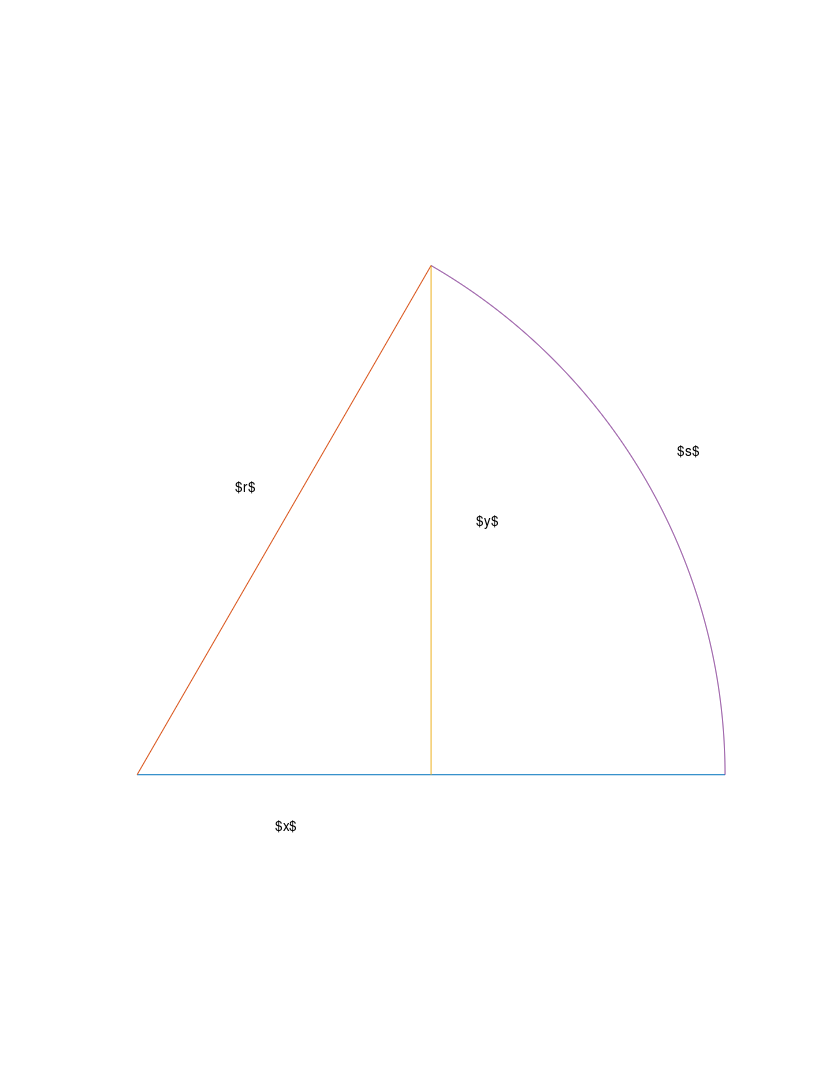
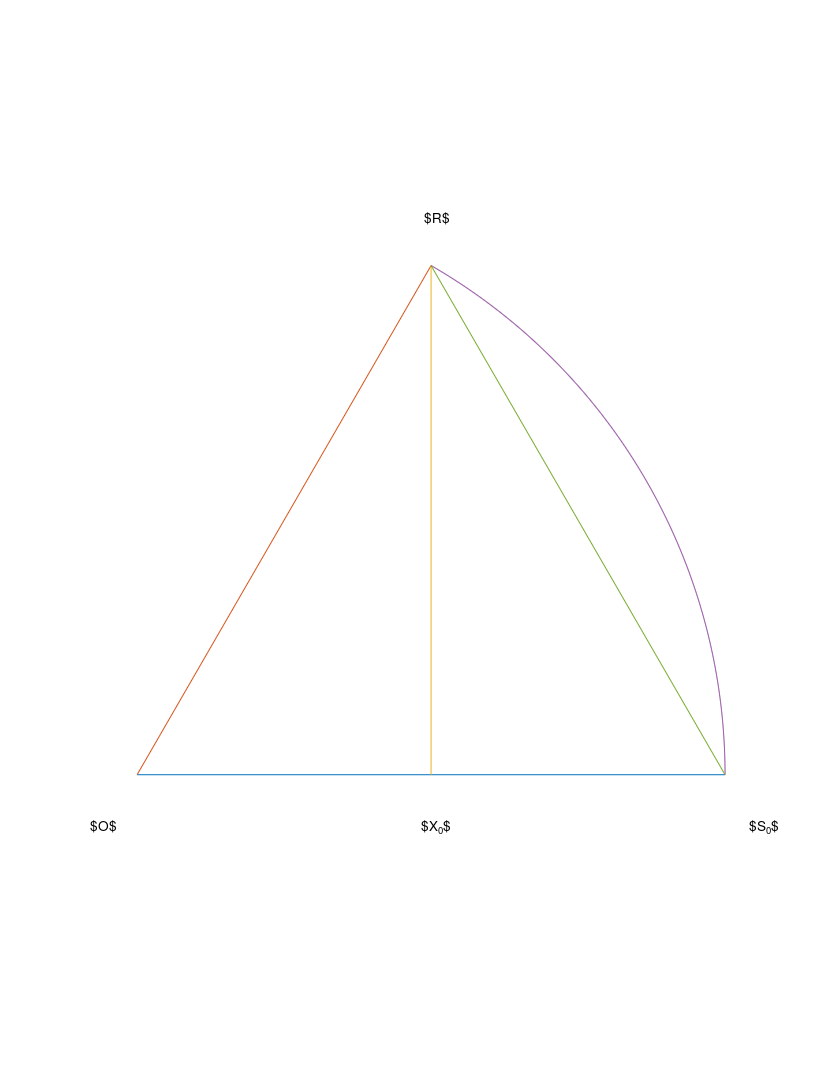
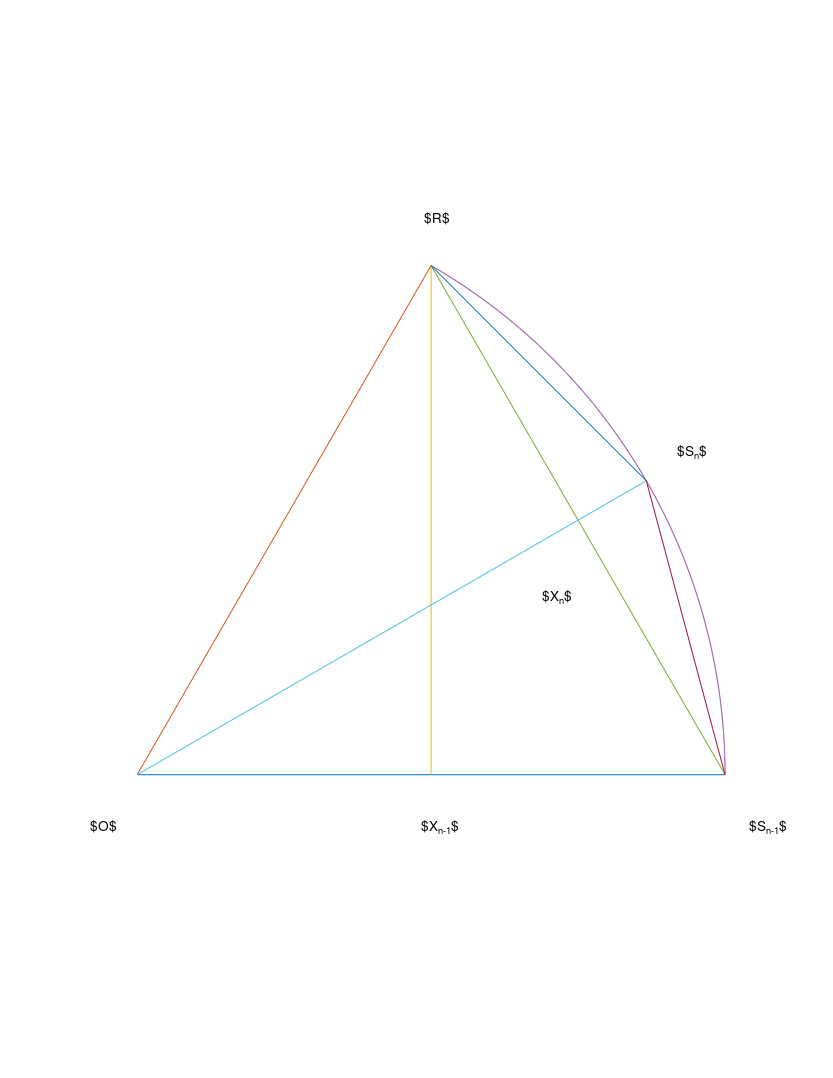
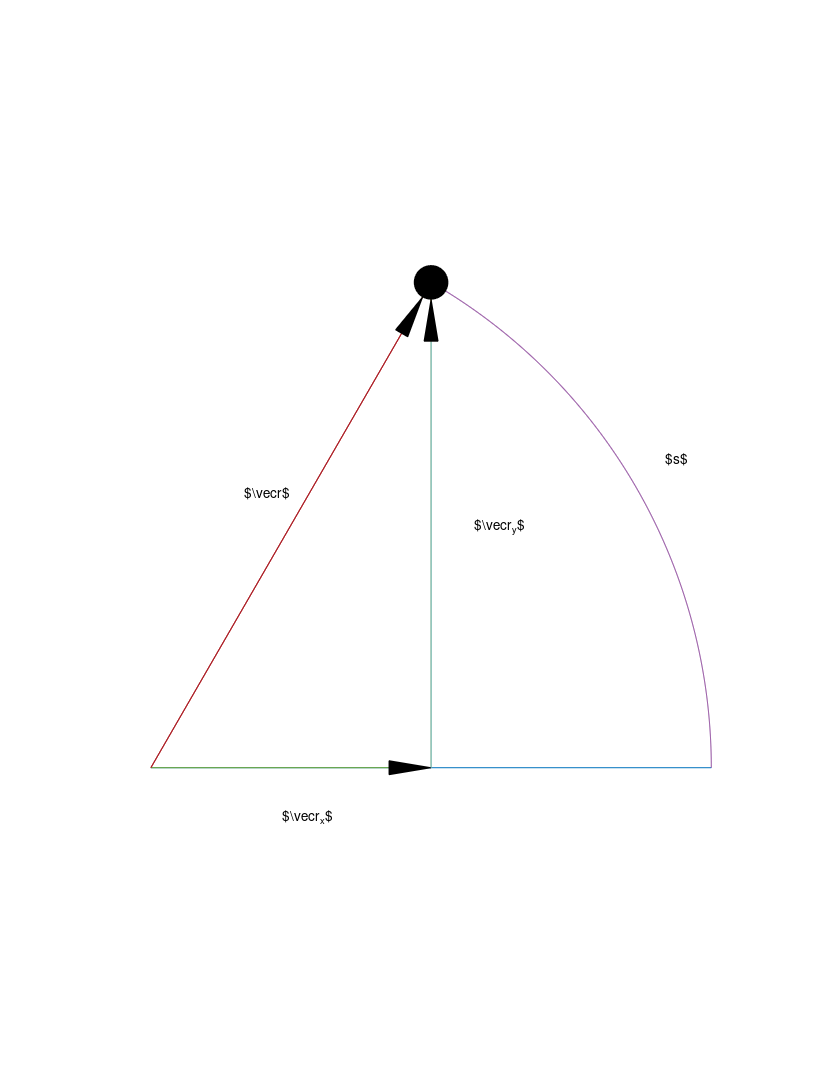

Here is the MATLAB script that generated these plots, in order:
% Copyright © 2026 Fredrik Bierich
% SPDX-License-Identifier: MIT
function main()
    circularsectorfigure();
    circularsectorsequencefigure();
    uniformcircularmotionfigure();
    function circularsectorfigure()
        f = figure('visible', 'off');
        ax = axes(f);
        circularsector(ax, [0; 0], 1, 0, 1.0472);
        axis(ax, 'equal', 'off');
        text(ax, 0.1675, 0.49, '$r$');
        text(ax, 0.9185, 0.5506, '$s$');
        text(ax, 0.235, -0.0877, '$x$');
        text(ax, 0.5775, 0.431, '$y$');
        print2tex(f, 'circular_sector.tex');
        close(f);
    end
    function circularsectorsequencefigure()
        O = [0; 0];
        r = 1;
        s1 = 0;
        s2 = 1.0472;
        f = figure('visible', 'off');
        ax = axes(f, 'nextplot', 'add');
        [pl, ~] = circularsector(ax, O, r, s1, s2);
        plot(ax, pl(1, [1, end]), pl(2, [1, end]));
        axis(ax, 'equal', 'off');
        text(ax, -0.08, -0.0877, '$O$');
        text(ax, 0.489, 0.947, '$R$');
        t1 = text(ax, 1.0415, -0.0877, '$S_0$');
        t2 = text(ax, 0.4835, -0.0877, '$X_0$');
        print2tex(f, 'circular_sector_sequence_base_case.tex');
        mid = (1 + size(pl, 2)) / 2;
        plot(ax, [O(1), pl(1, mid)], [O(2), pl(2, mid)]);
        plot(ax, pl(1, [mid, 1]), pl(2, [mid, 1]));
        plot(ax, pl(1, [mid, end]), pl(2, [mid, end]));
        set(t1, 'string', '$S_{n-1}$');
        set(t2, 'string', '$X_{n-1}$');
        text(ax, 0.9185, 0.5506, '$S_n$');
        text(ax, 0.689, 0.3031, '$X_n$');
        print2tex(f, 'circular_sector_sequence_recursive_step.tex');
        close(f);
    end
    function uniformcircularmotionfigure()
        O = [0; 0];
        circleRadius = 0.03;
        circleDiameter = 2 * circleRadius;
        arrowHeadWidth = 0.025;
        arrowHeadLength = 3 * arrowHeadWidth;
        f = figure('visible', 'off');
        ax = axes(f, 'nextplot', 'add');
        [pl, proj_pl_end_pl_1] = circularsector(ax, O, 1, 0, 1.0472);
        rectangle(ax, 'position', [pl(1, end) - circleRadius, pl(2, end) - circleRadius, circleDiameter, circleDiameter], 'Curvature', [1, 1], 'EdgeColor', [0, 0, 0], 'FaceColor', [0, 0, 0]);
        arrow(O, proj_pl_end_pl_1);
        arrow(proj_pl_end_pl_1, pl(:, end) - circleRadius * normalize(pl(:, end) - proj_pl_end_pl_1, "norm", 2));
        arrow(O, pl(:, end) - circleRadius * normalize(pl(:, end) - O, "norm", 2));
        axis(ax, 'equal', 'off');
        text(ax, 0.1675, 0.49, '$\vec{r}$');
        text(ax, 0.9185, 0.5506, '$s$');
        text(ax, 0.235, -0.0877, '$\vec{r}_x$');
        text(ax, 0.5775, 0.431, '$\vec{r}_y$');
        print2tex(f, 'uniform_circular_motion.tex');
        close(f);
        function arrow(p1, p2)
            nextPlot = get(ax, 'nextplot');
            cleanupObj = onCleanup(@() set(ax, 'nextplot', nextPlot));
            set(ax, 'nextplot', 'add');
            dp = p2 - p1;
            dpnorm = norm(dp);
            assert(dpnorm > arrowHeadLength);
            R = [dp(1), -dp(2); dp(2), dp(1)] / dpnorm;
            q1 = p2 - R(:, 1) * arrowHeadLength;
            plot(ax, [p1(1), q1(1)], [p1(2), q1(2)]);
            q2 = p2 - R * [arrowHeadLength, arrowHeadLength; [arrowHeadWidth, -arrowHeadWidth] / 2];
            patch(ax, 'XData', [q2(1, :), p2(1)], 'YData', [q2(2, :), p2(2)], 'EdgeColor', [0, 0, 0], 'FaceColor', [0, 0, 0]);
      end
    end
end
function x = cos(r, s)
    x = r .* builtin('cos', s ./ r);
end
function y = sin(r, s)
    y = r .* builtin('sin', s ./ r);
end
function [pl, proj_pl_end_pl_1] = circularsector(ax, O, r, s1, s2, n = 10)
    nextPlot = get(ax, 'nextplot');
    cleanupObj = onCleanup(@() set(ax, 'nextplot', nextPlot));
    set(ax, 'nextplot', 'add');
    l = linspace(s1, s2, 2 ^ n + 1);
    pl = O + [cos(r, l); sin(r, l)];
    pl_vec = pl - O;
    pl_vec_dot_pl_vec_1 = pl_vec' * pl_vec(:, 1);
    assert(all(pl_vec_dot_pl_vec_1 > 0));
    proj_pl_end_pl_1 = O + pl_vec(:, 1) * (pl_vec_dot_pl_vec_1(end) / pl_vec_dot_pl_vec_1(1));
    plot(ax, [O(1), pl(1, 1)], [O(2), pl(2, 1)]);
    plot(ax, [O(1), pl(1, end)], [O(2), pl(2, end)]);
    plot(ax, [proj_pl_end_pl_1(1), pl(1, end)], [proj_pl_end_pl_1(2), pl(2, end)]);
    plot(ax, pl(1, :), pl(2, :));
end
function print2tex(figureHandle, fileName)
    set(figureHandle, 'paperunits', 'normalized');
    set(figureHandle, 'paperposition', [0, 0, 1, 1]);
    print(figureHandle, fileName, '-dtex');
end
